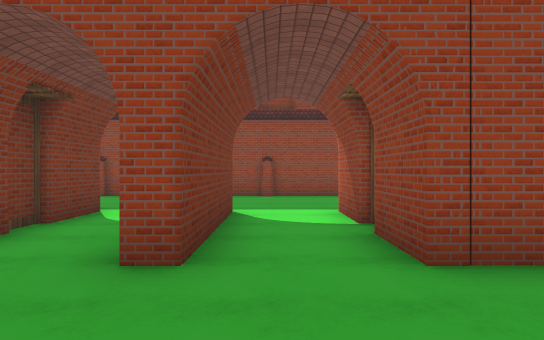
[1] (above)

24 first-person views from a walk through a scene from a Unity 3-D project. The camera is 1.5 m above the floor, looks level and sees 75° across. The floor is counted in squares, 2 m on a side. Each view is taken from the middle of a square. On the plan, view 1 faces up. The plan holds only what a view shows up to about 11 squares ahead; the rest is blank. The place goes on beyond the plan. The player character is not drawn. Surface patterns are stand-ins for the level's own textures.

[2]
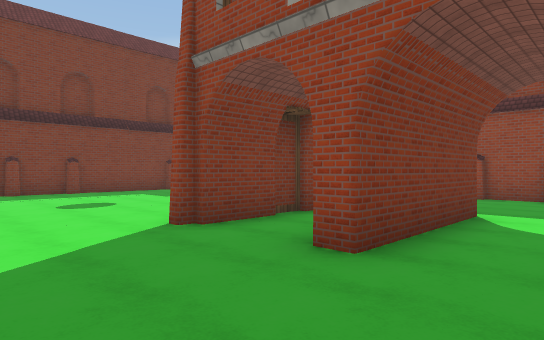

[3]
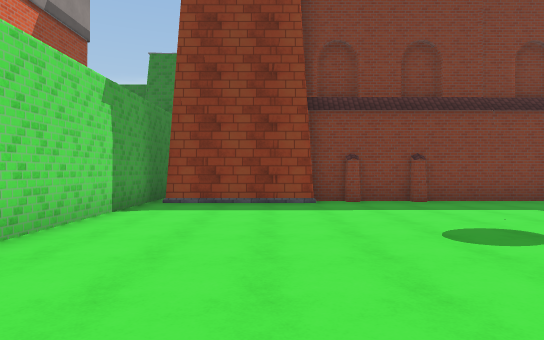

[4]
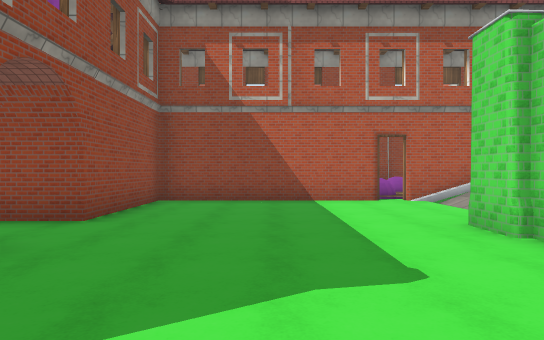

[5]
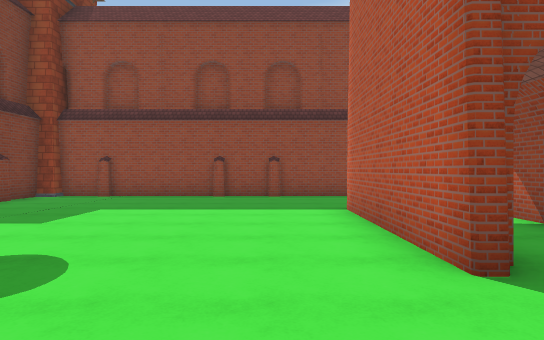

[6]
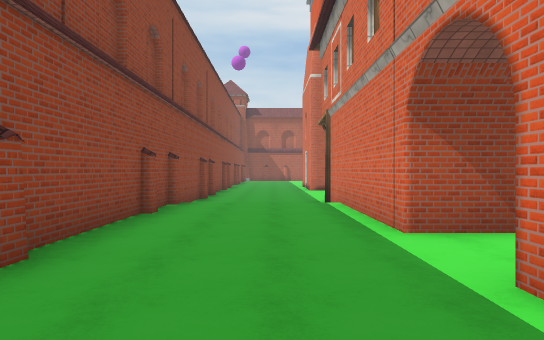

[7]
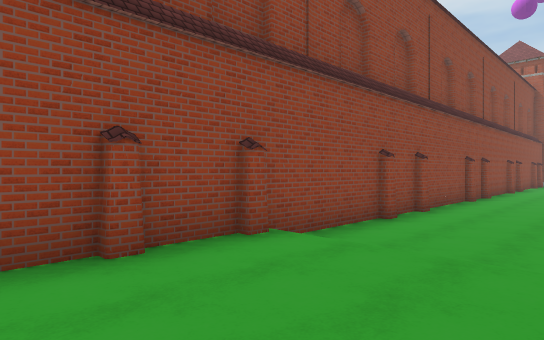

[8]
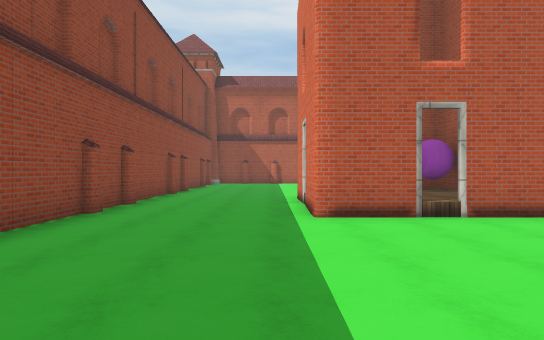

[9]
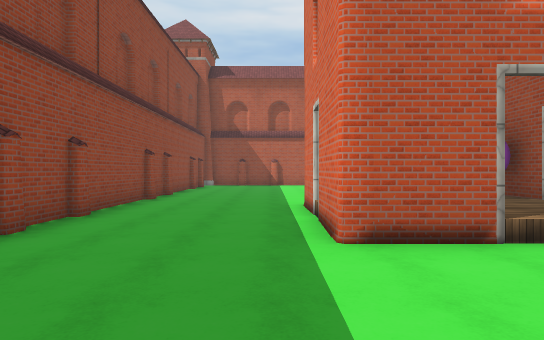

[10]
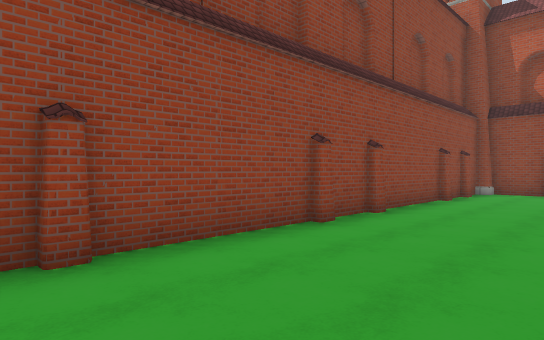

[11]
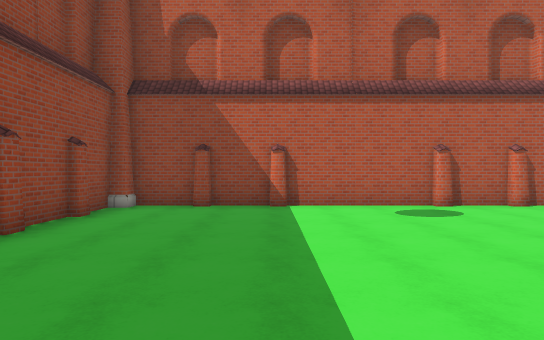

[12]
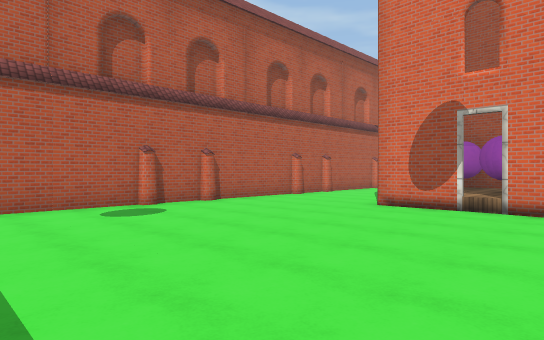

[13]
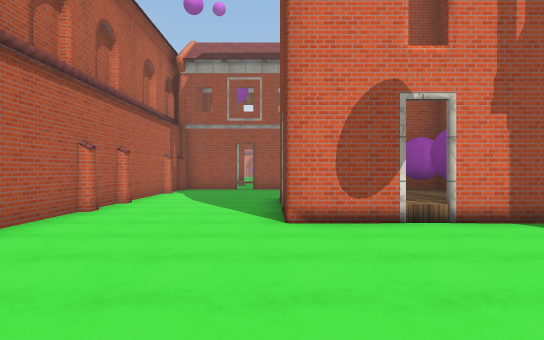

[14]
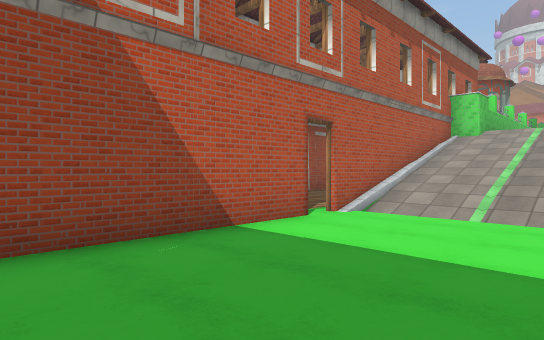

[15]
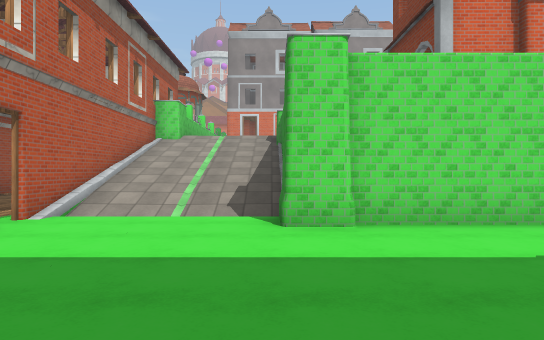

[16]
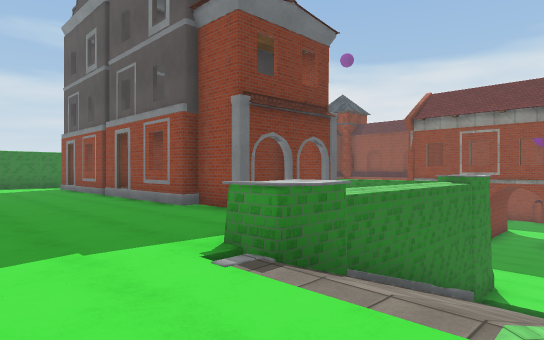

[17]
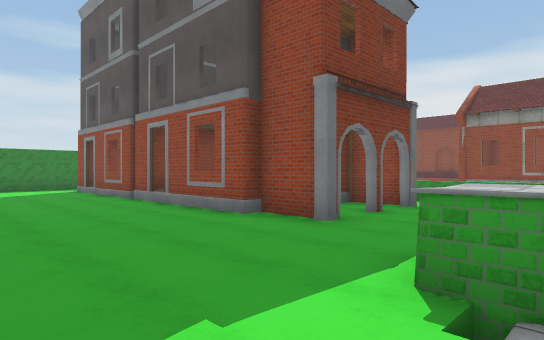

[18]
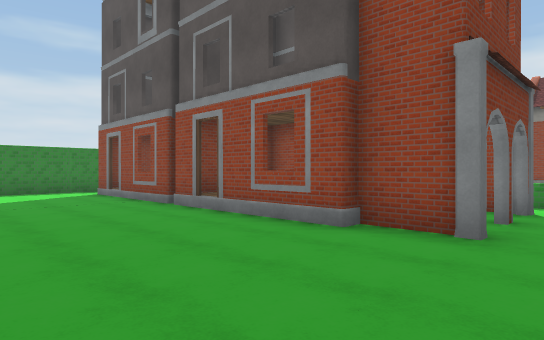

[19]
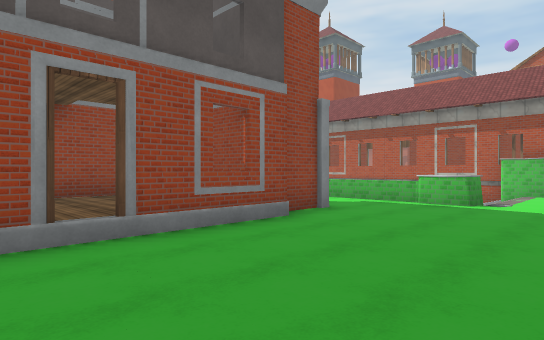

[20]
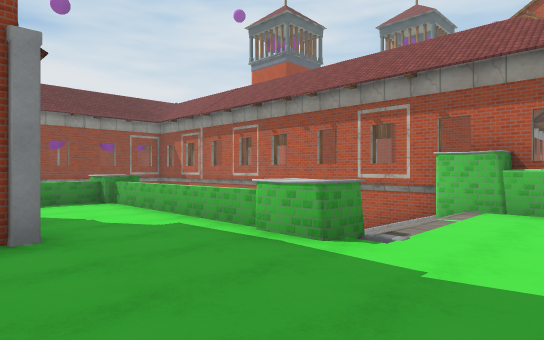

[21]
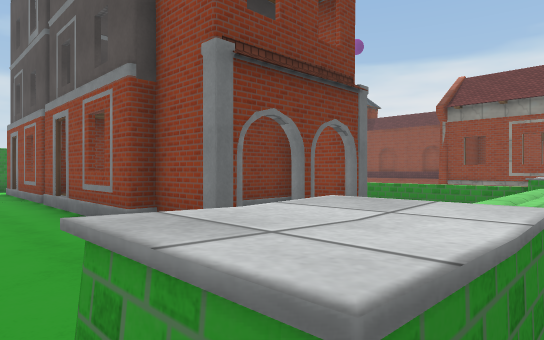

[22]
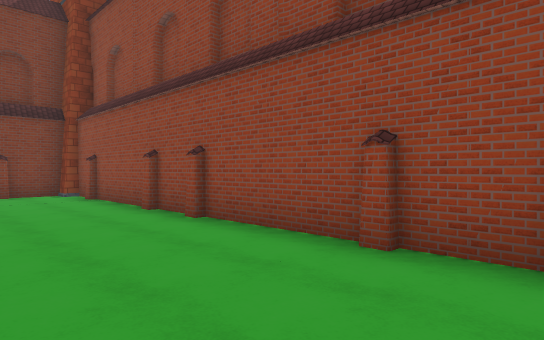

[23]
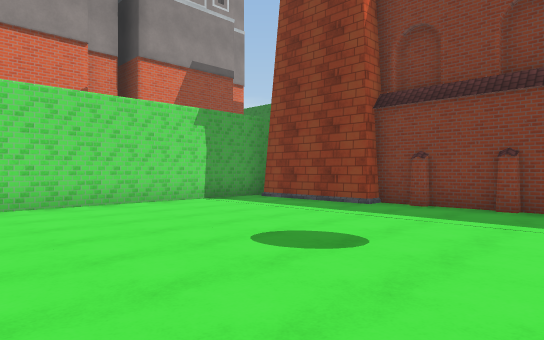

[24]
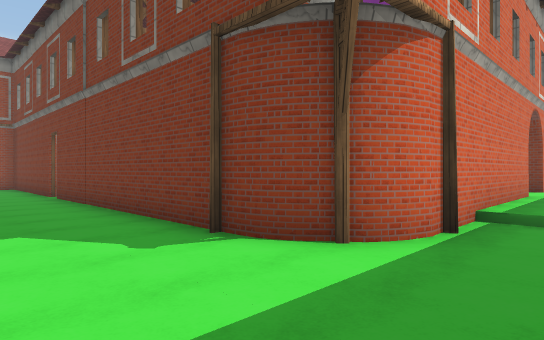

### Floor plan
Key: @ floor where view 1 was taken; # wall or solid block; x gap in a wall; . main floor; : floor 0.25 m higher than the main floor; - floor 0.25 m lower than the main floor; + floor 3.75 m higher than the main floor; * floor 4.25 m higher than the main floor; / step, stairs or slope; ^ raised ledge; T tower; O other object.
Columns run from 12 left of view 1 to 27 right of it. Each row starts with its distance up from view 1.
 11   ####################################
 10 ###...##........./-------------------###
  9 #................/---------------------#
  8  ................/---------------------#
  7 O           . .    - -    -    -      -O
  6 O        O O O##O##OO    ####          O
  5 O       .# O  x     O    ##        -   #
  4 O........O.#.Ox     #    ##           -O
  3 #........#.#..####  #    #####        -#
  2 ##...............#  O      ##         -O
  1  T...............#  #                  #
  0  T     ...  @.   O  #          ####    #
 -1 OT               #  O           ###    O
 -2  T               O  #           :#:    #
 -3 #O##O#O# O#O#    /^            ####    O
 -4   #       +++O///  ^O          ####    #
 -5   #########++////O  O                  #
 -6     #** # O +////#                     O
 -7     #** #   +////#
 -8 #####x####  +////#
 -9             ^////#
-10  +++++++++++////##
-11  +++++++++++++++#
-12     + ++++++++ +

Where each view was taken, in squares from view 1:
view 1: 0 up, 0 right, facing up
view 2: 0 up, 1 right, facing up-left
view 3: 0 up, 3 left, facing left
view 4: 0 up, 4 left, facing right
view 5: 0 up, 5 left, facing up
view 6: 8 up, 3 left, facing right
view 7: 7 up, 2 right, facing up-right
view 8: 7 up, 7 right, facing right
view 9: 7 up, 9 right, facing right
view 10: 7 up, 14 right, facing up-right
view 11: 7 up, 19 right, facing right
view 12: 7 up, 19 right, facing down-right
view 13: 5 up, 23 right, facing down
view 14: 2 up, 1 right, facing down-right
view 15: 2 up, 1 right, facing down
view 16: 12 down, 3 right, facing up-left
view 17: 12 down, 1 right, facing up-left
view 18: 12 down, 1 left, facing up-left
view 19: 12 down, 8 left, facing up-right
view 20: 12 down, 3 left, facing up-right
view 21: 10 down, 1 right, facing up-left
view 22: 7 up, 0 right, facing up-left
view 23: 5 up, 4 left, facing down-left
view 24: 8 up, 11 right, facing down-left
